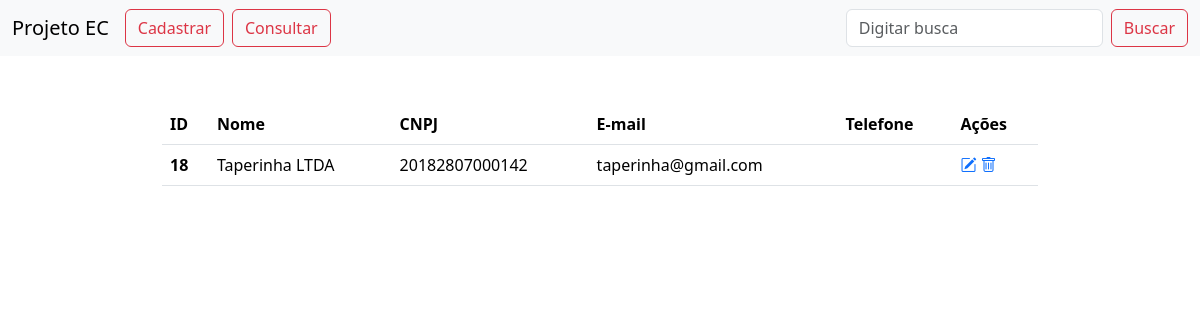
Screenshot of /index.php?buscar=Taperinha LTDA with the database file from the repository.
### tables this page shows
CREATE TABLE `fornecedor` (
  `id_fornecedor` int(11) NOT NULL,
  `nome_fornecedor` varchar(255) DEFAULT NULL,
  `email_fornecedor` varchar(255) DEFAULT NULL,
  `cnpj_fornecedor` varchar(55) DEFAULT NULL,
  `telefone_fornecedor` varchar(55) DEFAULT NULL
);

### index.php (the view, shortened to what this page needs)
<?php
require_once "layout/header.php";
require_once "config/db_conexao.php";
if (isset($_GET["buscar"])) {
    $sql = "SELECT * FROM fornecedor WHERE nome_fornecedor LIKE :buscar
    OR cnpj_fornecedor LIKE :buscar
    OR email_fornecedor LIKE :buscar
    OR telefone_fornecedor LIKE :buscar";
    $stmt = $conexao->prepare($sql);
    $stmt->bindValue(":buscar", "%" . $_GET["buscar"] . "%");
    $stmt->execute();
    $listaFornecedores = $stmt->fetchAll();
} else {
    $sql = "SELECT * FROM fornecedor";
    $stmt = $conexao->prepare($sql);
    $stmt->execute();
    $listaFornecedores = $stmt->fetchAll();
}
?>
<main>
    <div class="container col-9">
        <table class="table">
            <thead>
                <tr>
                    <th scope="col">ID</th>
                    <th scope="col">Nome</th>
                    <th scope="col">CNPJ</th>
                    <th scope="col">E-mail</th>
                    <th scope="col">Telefone</th>
                    <th scope="col">Ações</th>
                </tr>
            </thead>
            <tbody>
                <?php foreach ($listaFornecedores as $fornecedor) { ?>
                    <tr>
                        <th scope="row"><?php echo $fornecedor["id_fornecedor"] ?></th>
                        <td><?php echo $fornecedor["nome_fornecedor"] ?></td>
                        <td><?php echo $fornecedor["cnpj_fornecedor"] ?></td>
                        <td><?php echo $fornecedor["email_fornecedor"] ?></td>
                        <td><?php echo $fornecedor["telefone_fornecedor"] ?></td>
                        <td>
                            <a href="views/editar.php?id=<?php echo $fornecedor['id_fornecedor'] ?>"><i class="bi bi-pencil-square"></i></a>
                            <a href="#" data-bs-toggle="modal" data-bs-target="#modalExcluir" data-id="<?php echo $fornecedor['id_fornecedor'] ?>"><i class="bi-trash"></i></a>
                        </td>
                    </tr>
                <?php } ?>
            </tbody>
        </table>
    </div>
</main>
</body>
</html>

### rows the page displays
fornecedor: id_fornecedor "18", nome_fornecedor "Taperinha LTDA", cnpj_fornecedor "20182807000142", email_fornecedor "taperinha@gmail.com"
